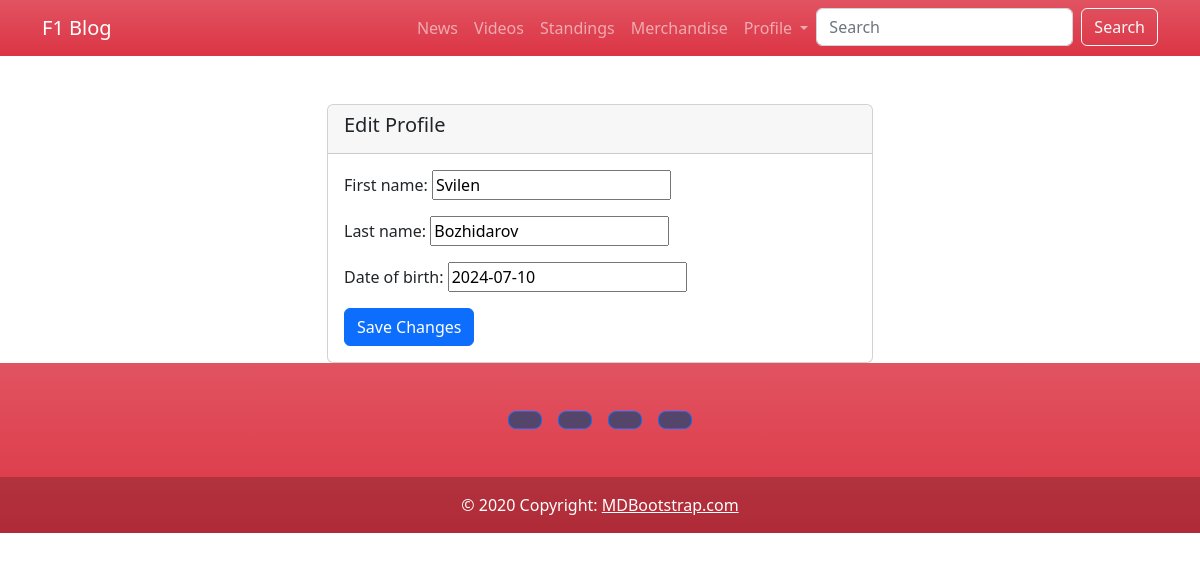
Page /profile/edit/ (signed in) on the committed database.
### f1_blog/web/models.py (models this page shows)
class Profile(models.Model):
    FIRST_NAME_MAX_LENGTH = 30
    LAST_NAME_MAX_LENGTH = 30
    first_name = models.CharField(
                                max_length=FIRST_NAME_MAX_LENGTH,
                                blank=True,
                                null=True
                                  )
    last_name = models.CharField(max_length=LAST_NAME_MAX_LENGTH,
                                 blank=True,
                                 null=True
                                 )
    date_of_birth = models.DateField(blank=True,
                                     null=True
                                     )
    user = models.OneToOneField(UserModel,
                                on_delete=models.CASCADE,
                                primary_key=True
                                )

### f1_blog/web/views.py (the view, shortened to what this page needs)
# urls.py: path('profile/edit/', views.EditProfileView.as_view(), name='edit-profile'),
class EditProfileView(LoginRequiredMixin, UpdateView):
    model = Profile
    fields = ['first_name', 'last_name', 'date_of_birth']
    template_name = 'index/edit_profile.html'
    def get_object(self, queryset=None):
        return self.request.user.profile

### f1_blog/news/templatetags/moderator_filter.py (called while the page is built)
@register.filter
def is_moderator_or_admin(user):
    return user.groups.filter(name='moderator').exists() or user.is_staff

### templates/index/edit_profile.html (shortened to what this page needs)
{% extends 'base.html' %}
{% block content %}
<div class="container">
    <div class="row justify-content-center">
        <div class="col-md-6">
            <div class="card mt-5">
                <div class="card-header">
                    <h5 class="card-title">Edit Profile</h5>
                </div>
                <div class="card-body">
                    <form method="post" action="{% url 'edit-profile' %}">
                        {{ form.as_p }}
                        <button type="submit" class="btn btn-primary">Save Changes</button>
                    </form>
                </div>
            </div>
        </div>
    </div>
</div>
{% endblock %}

### rows in the picture
Profile: first_name "Svilen", last_name "Bozhidarov", date_of_birth "2024-07-10"
